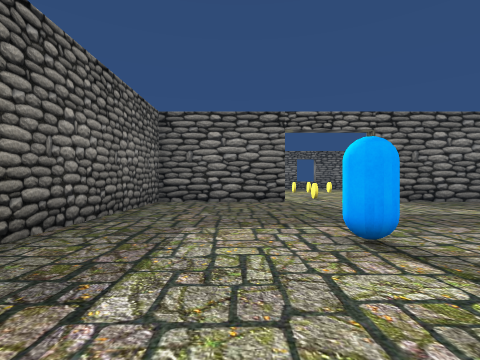
view 1 (above)

24 first-person views from a walk through a scene from a Unity 3-D project. The camera is 1.2 m above the floor, looks level and sees 85° across. The floor is counted in squares, 2 m on a side. Each view is taken from the middle of a square. On the plan, view 1 faces up. The plan holds only what a view shows up to about 9 squares ahead; the rest is blank. The place goes on beyond the plan. The player character is not drawn.

view 2
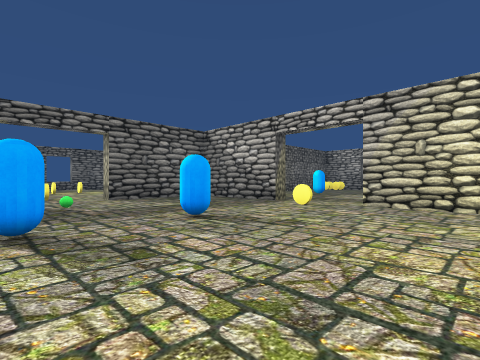

view 3
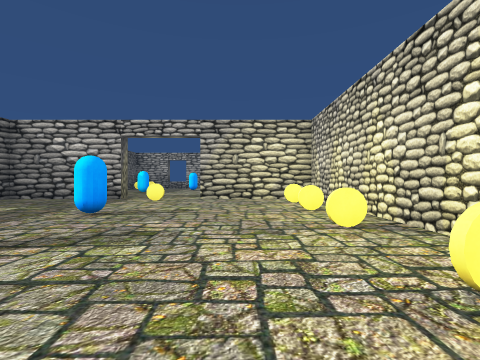

view 4
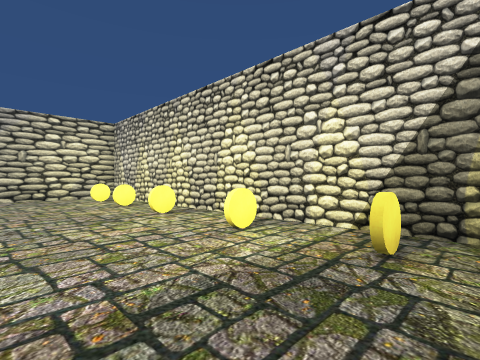

view 5
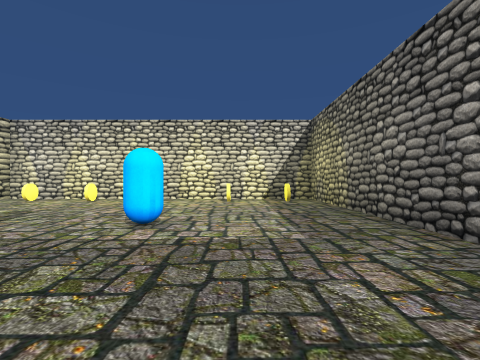

view 6
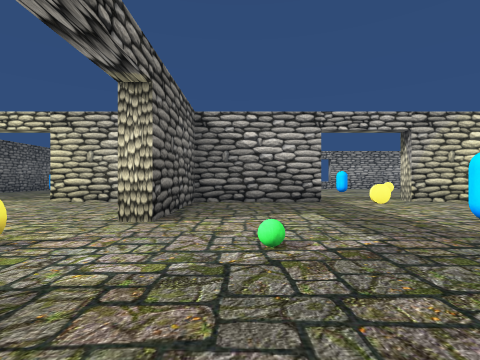

view 7
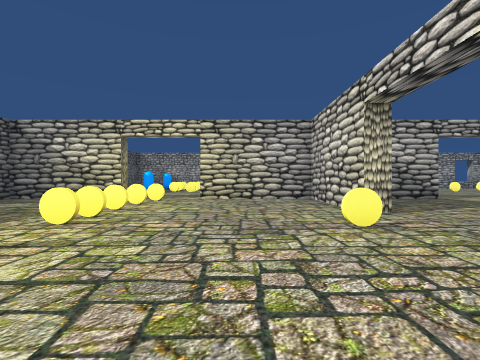

view 8
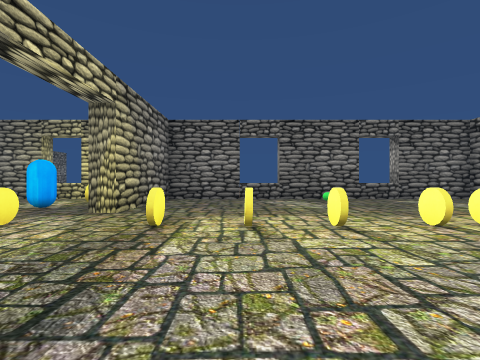

view 9
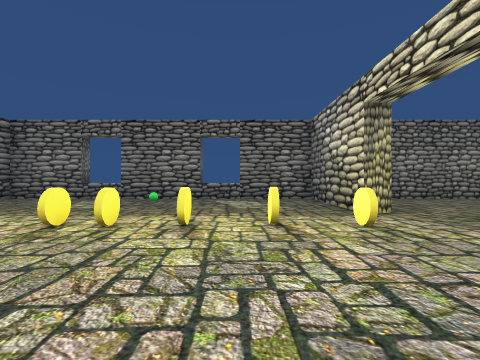

view 10
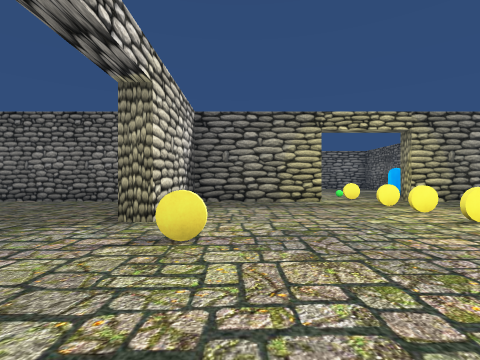

view 11
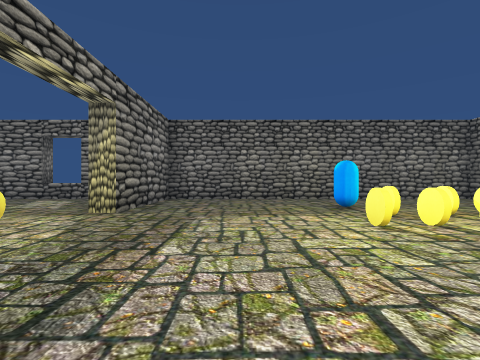

view 12
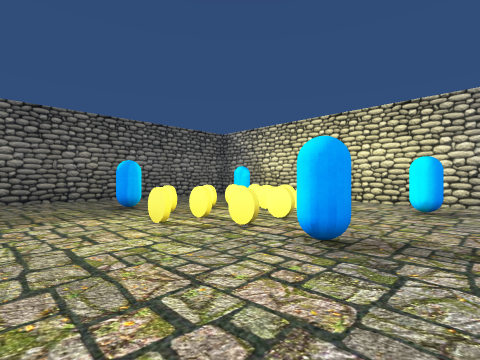

view 13
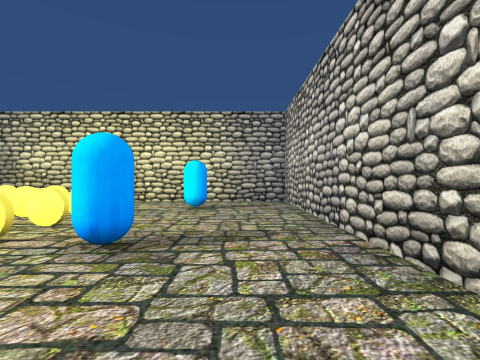

view 14
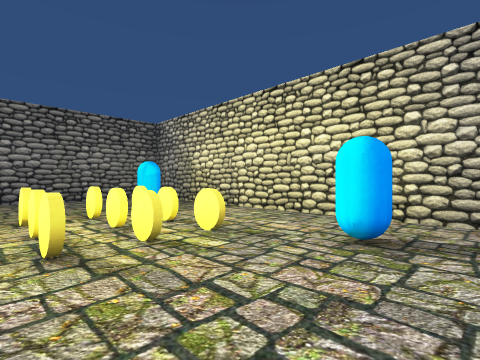

view 15
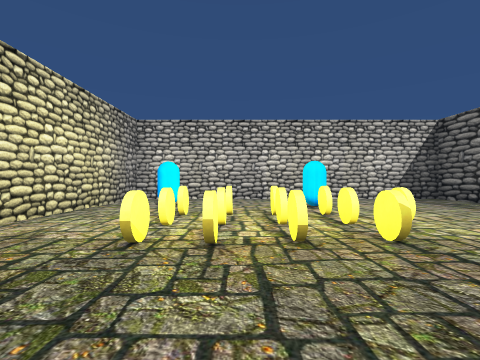

view 16
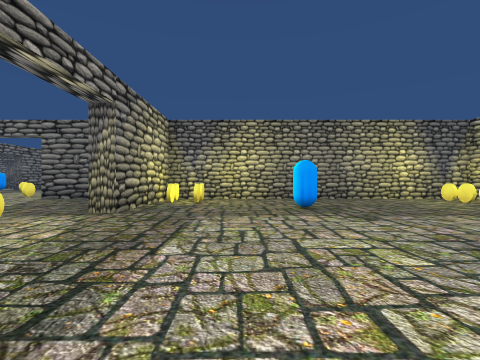

view 17
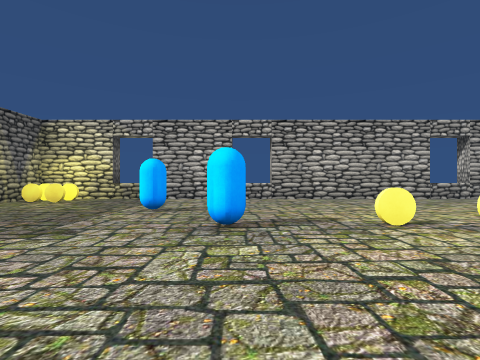

view 18
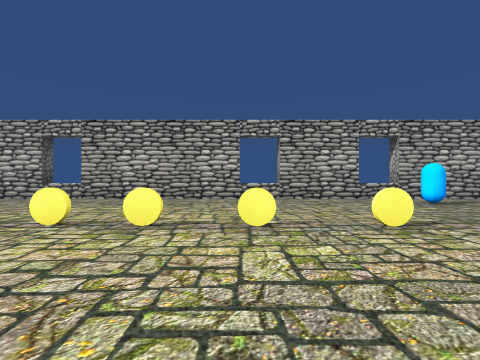

view 19
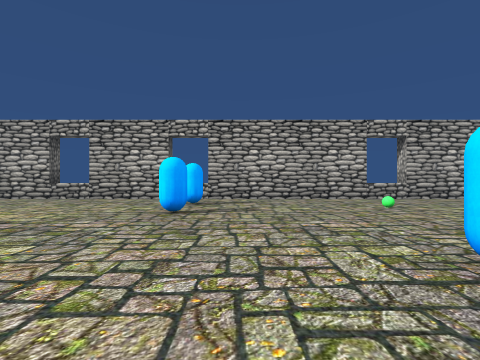

view 20
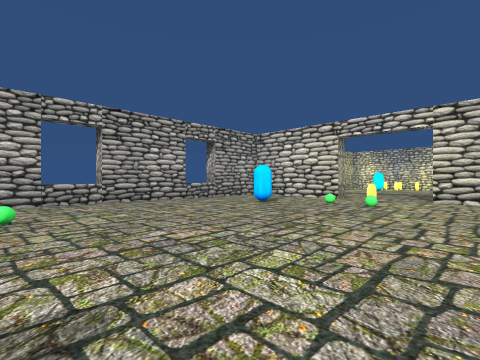

view 21
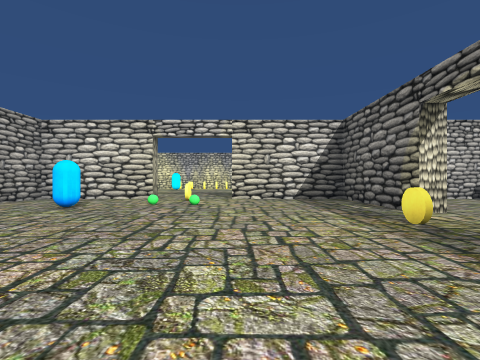

view 22
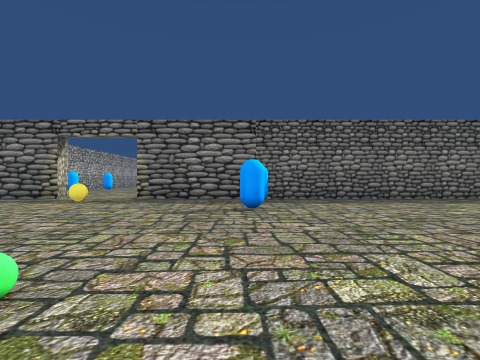

view 23
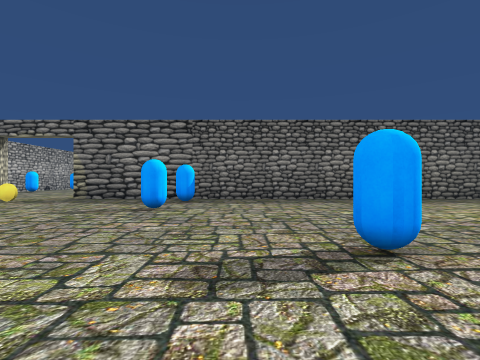

view 24
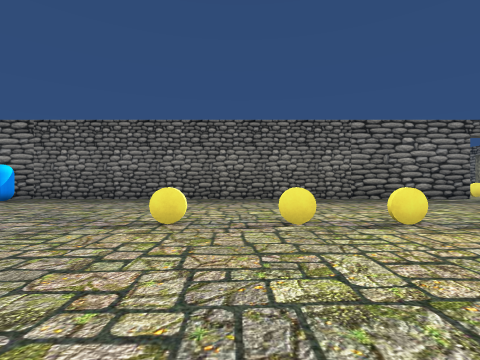

### Floor plan
Points are (right, up) in squares from view 1. A wall is a line through its corners. A room is listed if a view was taken in it or the views show most of it. See-through windows are left out.
Room 1 (views 1, 2, 3, 4, 5, 6)
walls: (7.8, 3.7) (7.3, 3.7) (7.3, 7.2) (3.7, 7.2); (1.2, 7.7) (1.2, 7.2) (-2.2, 7.2) (-2.2, -2.3) (7.3, -2.3) (7.3, 1.2)
ways out: opening at (2.5, 8) to room 2; opening at (8, 2.5) to room 4
objects: yellow coin (-1, -1); yellow coin (0, -1); blue capsule (1, 3); yellow coin (2, -1); green ball (2, 6); yellow coin (4, -1); blue capsule (4, 3); yellow coin (6, -1); yellow coin (7, 2)
Room 2 (views 7, 8, 9, 10)
walls: (3.6, 17.2) (1.4, 17.2); (7.8, 13.8) (7.3, 13.8) (7.3, 17.2) (5.4, 17.2); (-0.4, 17.2) (-2.2, 17.2) (-2.2, 13.8) (-2.8, 13.8); (-2.2, 11.4) (-2.2, 7.7) (1.2, 7.7); (3.7, 7.2) (3.7, 7.7) (7.3, 7.7) (7.3, 11.2)
ways out: opening at (2.5, 8) to room 1; opening at (8, 12.5) to room 3; opening at (-2, 12.5)
objects: yellow coin (-1, 12); yellow coin (0, 12); other object (0, 18) to (1, 18); yellow coin (1, 12); yellow coin (2, 8); yellow coin (3, 12); other object (3, 17); yellow coin (4, 13); other object (4, 18) to (5, 18); yellow coin (5, 13); yellow coin (7, 12)
Room 3 (views 11, 12, 13, 14, 15)
walls: (7.8, 9.2) (7.8, 7.7) (17.3, 7.7) (17.3, 17.2) (7.8, 17.2) (7.8, 13.8)
ways out: opening at (8, 12.5) to room 2
objects: blue capsule (12, 10); yellow coin (12, 12); yellow coin (12, 13); blue capsule (12, 15); yellow coin (13, 11); yellow coin (13, 12); yellow coin (13, 13); yellow coin (14, 11); yellow coin (14, 12); yellow coin (14, 14); yellow coin (15, 12); yellow coin (15, 13); blue capsule (16, 10); blue capsule (16, 15)
Room 4 (views 16, 17, 18, 19, 20, 21, 22, 23, 24)
walls: (17.3, -8.5) (17.3, -6.4); (17.3, -4.6) (17.3, -0.4); (17.3, -14.5) (17.3, -10.4); (17.3, 1.4) (17.3, 3.4); (7.3, 1.2) (7.8, 1.2) (7.8, -16.2); (17.3, -18.5) (17.3, -16.4); (7.2, -18.7) (7.8, -18.7) (7.8, -22.3) (11.2, -22.3); (17.3, 5.4) (17.3, 7.2) (7.8, 7.2) (7.8, 3.7); (13.7, -22.3) (17.3, -22.3) (17.3, -20.8)
ways out: opening at (8, 2.5) to room 1; opening at (8, -17.5); opening at (12.5, -22)
objects: yellow coin (9, -18); blue capsule (9, -12); other object (9, 6); other object (9, 7); blue capsule (11, -13); blue capsule (11, 5); other object (12, -20); yellow coin (12, -7); yellow coin (12, -5); yellow coin (12, -4); yellow coin (12, -1); blue capsule (12, 1); other object (13, -20); yellow coin (13, -2); blue capsule (14, -10); blue capsule (14, 3); blue capsule (15, -20); green ball (15, -14); blue capsule (16, -10); yellow coin (16, 6); yellow coin (16, 7); yellow coin (17, 6); other object (17, 7); other object (18, -20) to (18, -19); other object (18, -16) to (18, -15); other object (18, -10) to (18, -9); other object (18, -6) to (18, -5); other object (18, 0) to (18, 1); other object (18, 4) to (18, 5)

Where each view was taken, in squares from view 1:
view 1: 0 up, 0 right, facing up
view 2: 1 down, 1 right, facing up-right
view 3: 0 up, 1 left, facing right
view 4: 1 up, 2 left, facing down-right
view 5: 6 up, 0 right, facing down
view 6: 6 up, 0 right, facing right
view 7: 10 up, 1 left, facing right
view 8: 9 up, 0 right, facing up
view 9: 9 up, 5 right, facing up
view 10: 9 up, 5 right, facing left
view 11: 9 up, 10 right, facing up
view 12: 9 up, 10 right, facing up-right
view 13: 9 up, 10 right, facing right
view 14: 9 up, 13 right, facing up-right
view 15: 16 up, 14 right, facing down
view 16: 1 down, 10 right, facing up
view 17: 1 up, 9 right, facing right
view 18: 5 down, 9 right, facing right
view 19: 11 down, 9 right, facing right
view 20: 14 down, 10 right, facing down-right
view 21: 14 down, 11 right, facing down
view 22: 13 down, 16 right, facing left
view 23: 11 down, 16 right, facing left
view 24: 6 down, 16 right, facing left
